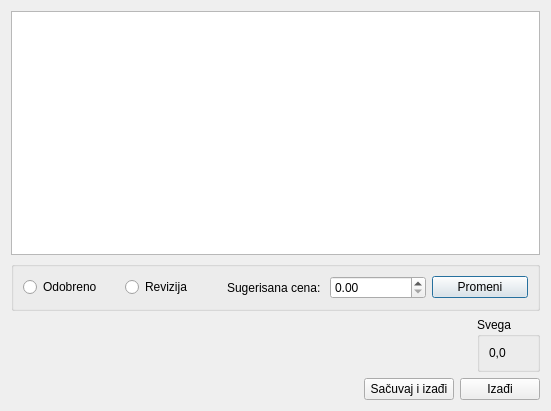
<?xml version="1.0" encoding="UTF-8"?>
<ui version="4.0">
 <class>FinansijskaOdlukaA5</class>
 <widget class="QDialog" name="FinansijskaOdlukaA5">
  <property name="geometry">
   <rect>
    <x>0</x>
    <y>0</y>
    <width>551</width>
    <height>411</height>
   </rect>
  </property>
  <property name="windowTitle">
   <string>Finansijksa odluka</string>
  </property>
  <layout class="QGridLayout" name="gridLayout_2">
   <item row="0" column="0">
    <widget class="QTreeView" name="treeView"/>
   </item>
   <item row="1" column="0">
    <widget class="QGroupBox" name="groupBox">
     <property name="title">
      <string/>
     </property>
     <layout class="QHBoxLayout" name="horizontalLayout">
      <item>
       <widget class="QRadioButton" name="radioButton">
        <property name="text">
         <string>Odobreno</string>
        </property>
       </widget>
      </item>
      <item>
       <widget class="QRadioButton" name="radioButton_2">
        <property name="text">
         <string>Revizija</string>
        </property>
       </widget>
      </item>
      <item>
       <widget class="QLabel" name="label">
        <property name="text">
         <string>Sugerisana cena:</string>
        </property>
       </widget>
      </item>
      <item>
       <widget class="QDoubleSpinBox" name="doubleSpinBox"/>
      </item>
      <item>
       <widget class="QPushButton" name="pushButton">
        <property name="text">
         <string>Promeni</string>
        </property>
       </widget>
      </item>
     </layout>
    </widget>
   </item>
   <item row="2" column="0">
    <layout class="QHBoxLayout" name="horizontalLayout_2">
     <item>
      <spacer name="horizontalSpacer">
       <property name="orientation">
        <enum>Qt::Horizontal</enum>
       </property>
       <property name="sizeHint" stdset="0">
        <size>
         <width>40</width>
         <height>20</height>
        </size>
       </property>
      </spacer>
     </item>
     <item>
      <widget class="QGroupBox" name="groupBox_2">
       <property name="title">
        <string>Svega</string>
       </property>
       <layout class="QGridLayout" name="gridLayout">
        <item row="0" column="0">
         <widget class="QLabel" name="label_2">
          <property name="text">
           <string>0,0</string>
          </property>
         </widget>
        </item>
       </layout>
      </widget>
     </item>
    </layout>
   </item>
   <item row="3" column="0">
    <layout class="QHBoxLayout" name="horizontalLayout_3">
     <item>
      <spacer name="horizontalSpacer_2">
       <property name="orientation">
        <enum>Qt::Horizontal</enum>
       </property>
       <property name="sizeHint" stdset="0">
        <size>
         <width>40</width>
         <height>20</height>
        </size>
       </property>
      </spacer>
     </item>
     <item>
      <widget class="QPushButton" name="pushButton_2">
       <property name="minimumSize">
        <size>
         <width>90</width>
         <height>0</height>
        </size>
       </property>
       <property name="text">
        <string>Sačuvaj i izađi</string>
       </property>
      </widget>
     </item>
     <item>
      <widget class="QPushButton" name="pushButton_3">
       <property name="text">
        <string>Izađi</string>
       </property>
      </widget>
     </item>
    </layout>
   </item>
  </layout>
 </widget>
 <resources/>
 <connections/>
</ui>
